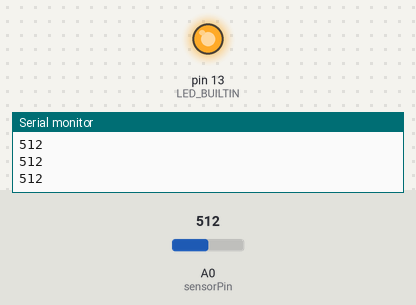
A sketch run on a simulated Arduino Uno, built with avr-gcc and run on an emulated ATmega328P. Parts: output pins drawn as LEDs (lit = HIGH), the last lines printed to the serial monitor. The test bench sets the inputs (shaded band); at power-on: A0 (sensorPin) = 512.

Above: at 1.2 s.
1.3 s: A0 (sensorPin) set to 993
2.8 s: A0 (sensorPin) set to 1012
At 3.2 s:
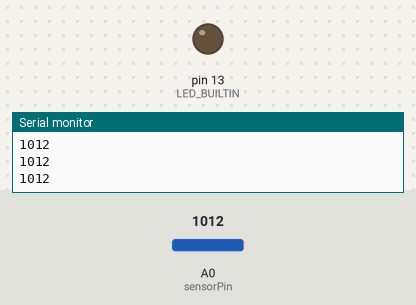
4.3 s: A0 (sensorPin) set to 990
At 5.5 s:
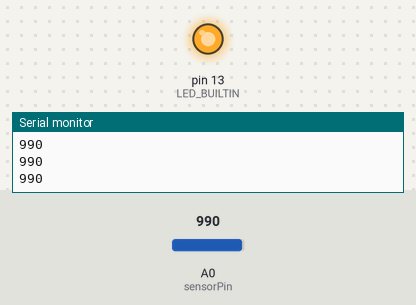
5.8 s: A0 (sensorPin) set to 1010
At 7.1 s:
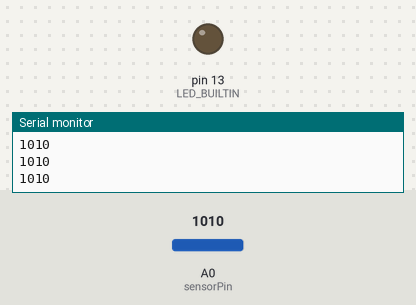
Timing chart, 0 to 8.3 s (numbered marks = the images above; inputs shaded):
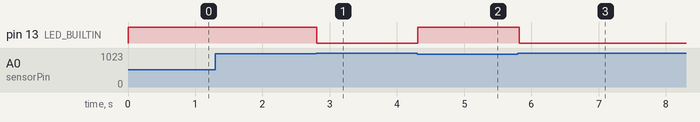

Measured:
- the behaviour switches between 1000 and 1001 on A0 (sensorPin) (found by bisection; images 0 and 1)
- after the input at 2.8 s, pin 13 (LED_BUILTIN): HIGH → LOW at once
- after the input at 4.3 s, pin 13 (LED_BUILTIN): LOW → HIGH at once
- after the input at 5.8 s, pin 13 (LED_BUILTIN): HIGH → LOW at once

The sketch:

analog.ino
```cpp
int sensorPin = A0;

void setup() {
  Serial.begin(9600);
  pinMode(LED_BUILTIN, OUTPUT);
}

void loop() {
  int sensorValue = analogRead(sensorPin);
  if ( sensorValue == 0 || sensorValue > 1000){
    digitalWrite(LED_BUILTIN, LOW);
  } else {
    digitalWrite(LED_BUILTIN, HIGH);
  }
  Serial.println(sensorValue);
  delay(100);
}
```
